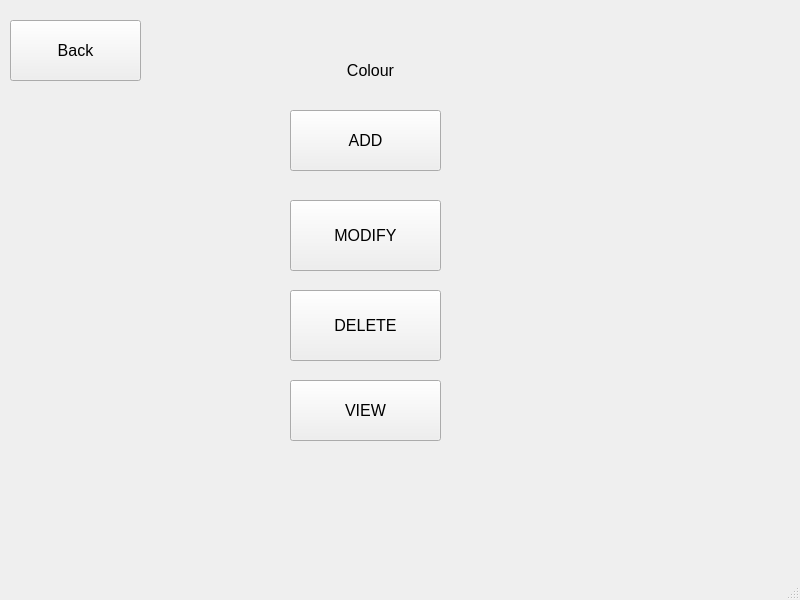
<?xml version="1.0" encoding="UTF-8"?>
<ui version="4.0">
 <class>MainWindow</class>
 <widget class="QMainWindow" name="MainWindow">
  <property name="geometry">
   <rect>
    <x>0</x>
    <y>0</y>
    <width>800</width>
    <height>600</height>
   </rect>
  </property>
  <property name="windowTitle">
   <string>MainWindow</string>
  </property>
  <widget class="QWidget" name="centralwidget">
   <widget class="QPushButton" name="col_add">
    <property name="geometry">
     <rect>
      <x>290</x>
      <y>110</y>
      <width>151</width>
      <height>61</height>
     </rect>
    </property>
    <property name="font">
     <font>
      <pointsize>12</pointsize>
     </font>
    </property>
    <property name="text">
     <string>ADD</string>
    </property>
   </widget>
   <widget class="QPushButton" name="back">
    <property name="geometry">
     <rect>
      <x>10</x>
      <y>20</y>
      <width>131</width>
      <height>61</height>
     </rect>
    </property>
    <property name="font">
     <font>
      <pointsize>12</pointsize>
     </font>
    </property>
    <property name="text">
     <string>Back</string>
    </property>
   </widget>
   <widget class="QLabel" name="label">
    <property name="geometry">
     <rect>
      <x>270</x>
      <y>60</y>
      <width>201</width>
      <height>20</height>
     </rect>
    </property>
    <property name="font">
     <font>
      <pointsize>12</pointsize>
     </font>
    </property>
    <property name="text">
     <string>Colour</string>
    </property>
    <property name="alignment">
     <set>Qt::AlignCenter</set>
    </property>
   </widget>
   <widget class="QPushButton" name="col_modify">
    <property name="geometry">
     <rect>
      <x>290</x>
      <y>200</y>
      <width>151</width>
      <height>71</height>
     </rect>
    </property>
    <property name="font">
     <font>
      <pointsize>12</pointsize>
     </font>
    </property>
    <property name="text">
     <string>MODIFY</string>
    </property>
   </widget>
   <widget class="QPushButton" name="col_delete">
    <property name="geometry">
     <rect>
      <x>290</x>
      <y>290</y>
      <width>151</width>
      <height>71</height>
     </rect>
    </property>
    <property name="font">
     <font>
      <pointsize>12</pointsize>
     </font>
    </property>
    <property name="text">
     <string>DELETE</string>
    </property>
   </widget>
   <widget class="QPushButton" name="col_view">
    <property name="geometry">
     <rect>
      <x>290</x>
      <y>380</y>
      <width>151</width>
      <height>61</height>
     </rect>
    </property>
    <property name="font">
     <font>
      <pointsize>12</pointsize>
     </font>
    </property>
    <property name="text">
     <string>VIEW</string>
    </property>
   </widget>
  </widget>
  <widget class="QMenuBar" name="menubar">
   <property name="geometry">
    <rect>
     <x>0</x>
     <y>0</y>
     <width>800</width>
     <height>26</height>
    </rect>
   </property>
  </widget>
  <widget class="QStatusBar" name="statusbar"/>
 </widget>
 <resources/>
 <connections/>
</ui>
